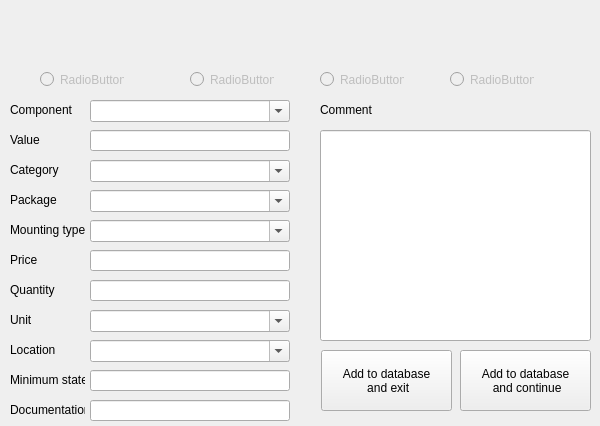
<?xml version="1.0" encoding="UTF-8"?>
<ui version="4.0">
 <class>comonentForm</class>
 <widget class="QWidget" name="comonentForm">
  <property name="geometry">
   <rect>
    <x>0</x>
    <y>0</y>
    <width>600</width>
    <height>426</height>
   </rect>
  </property>
  <property name="windowTitle">
   <string>Add Component</string>
  </property>
  <property name="windowIcon">
   <iconset>
    <normaloff>../../../path1.png</normaloff>../../../path1.png</iconset>
  </property>
  <widget class="QLineEdit" name="valueInput">
   <property name="geometry">
    <rect>
     <x>90</x>
     <y>130</y>
     <width>200</width>
     <height>21</height>
    </rect>
   </property>
  </widget>
  <widget class="QLineEdit" name="priceInput">
   <property name="geometry">
    <rect>
     <x>90</x>
     <y>250</y>
     <width>200</width>
     <height>21</height>
    </rect>
   </property>
  </widget>
  <widget class="QLineEdit" name="quantityInput">
   <property name="geometry">
    <rect>
     <x>90</x>
     <y>280</y>
     <width>200</width>
     <height>21</height>
    </rect>
   </property>
  </widget>
  <widget class="QLineEdit" name="minStateInput">
   <property name="geometry">
    <rect>
     <x>90</x>
     <y>370</y>
     <width>200</width>
     <height>21</height>
    </rect>
   </property>
  </widget>
  <widget class="QLineEdit" name="docsInput">
   <property name="geometry">
    <rect>
     <x>90</x>
     <y>400</y>
     <width>200</width>
     <height>21</height>
    </rect>
   </property>
  </widget>
  <widget class="QLineEdit" name="commentInput">
   <property name="geometry">
    <rect>
     <x>320</x>
     <y>130</y>
     <width>271</width>
     <height>211</height>
    </rect>
   </property>
  </widget>
  <widget class="QLabel" name="componentLabel">
   <property name="geometry">
    <rect>
     <x>10</x>
     <y>100</y>
     <width>75</width>
     <height>20</height>
    </rect>
   </property>
   <property name="text">
    <string>Component</string>
   </property>
  </widget>
  <widget class="QLabel" name="valueLabel">
   <property name="geometry">
    <rect>
     <x>10</x>
     <y>130</y>
     <width>75</width>
     <height>20</height>
    </rect>
   </property>
   <property name="text">
    <string>Value</string>
   </property>
  </widget>
  <widget class="QLabel" name="packageLabel">
   <property name="geometry">
    <rect>
     <x>10</x>
     <y>190</y>
     <width>75</width>
     <height>20</height>
    </rect>
   </property>
   <property name="text">
    <string>Package</string>
   </property>
  </widget>
  <widget class="QLabel" name="mountTypeLabel">
   <property name="geometry">
    <rect>
     <x>10</x>
     <y>220</y>
     <width>75</width>
     <height>20</height>
    </rect>
   </property>
   <property name="text">
    <string>Mounting type</string>
   </property>
  </widget>
  <widget class="QLabel" name="priceLabel">
   <property name="geometry">
    <rect>
     <x>10</x>
     <y>250</y>
     <width>75</width>
     <height>20</height>
    </rect>
   </property>
   <property name="text">
    <string>Price</string>
   </property>
  </widget>
  <widget class="QLabel" name="quantityLabel">
   <property name="geometry">
    <rect>
     <x>10</x>
     <y>280</y>
     <width>75</width>
     <height>20</height>
    </rect>
   </property>
   <property name="text">
    <string>Quantity</string>
   </property>
  </widget>
  <widget class="QLabel" name="unitLabel">
   <property name="geometry">
    <rect>
     <x>10</x>
     <y>310</y>
     <width>75</width>
     <height>20</height>
    </rect>
   </property>
   <property name="text">
    <string>Unit</string>
   </property>
  </widget>
  <widget class="QLabel" name="minStateLabel">
   <property name="geometry">
    <rect>
     <x>10</x>
     <y>370</y>
     <width>75</width>
     <height>20</height>
    </rect>
   </property>
   <property name="text">
    <string>Minimum state</string>
   </property>
  </widget>
  <widget class="QLabel" name="docsLabel">
   <property name="geometry">
    <rect>
     <x>10</x>
     <y>400</y>
     <width>75</width>
     <height>20</height>
    </rect>
   </property>
   <property name="text">
    <string>Documentation</string>
   </property>
  </widget>
  <widget class="QLabel" name="categoryLabel">
   <property name="geometry">
    <rect>
     <x>10</x>
     <y>160</y>
     <width>75</width>
     <height>20</height>
    </rect>
   </property>
   <property name="text">
    <string>Category</string>
   </property>
  </widget>
  <widget class="QLabel" name="commentLabel">
   <property name="geometry">
    <rect>
     <x>320</x>
     <y>100</y>
     <width>61</width>
     <height>20</height>
    </rect>
   </property>
   <property name="text">
    <string>Comment</string>
   </property>
  </widget>
  <widget class="QPushButton" name="addAndContinueButton">
   <property name="geometry">
    <rect>
     <x>460</x>
     <y>350</y>
     <width>131</width>
     <height>61</height>
    </rect>
   </property>
   <property name="text">
    <string>Add to database 
 and continue</string>
   </property>
  </widget>
  <widget class="QPushButton" name="addAndExitButton">
   <property name="geometry">
    <rect>
     <x>321</x>
     <y>350</y>
     <width>131</width>
     <height>61</height>
    </rect>
   </property>
   <property name="inputMethodHints">
    <set>Qt::ImhMultiLine</set>
   </property>
   <property name="text">
    <string>Add to database
 and exit</string>
   </property>
  </widget>
  <widget class="QRadioButton" name="noneApi">
   <property name="enabled">
    <bool>false</bool>
   </property>
   <property name="geometry">
    <rect>
     <x>40</x>
     <y>70</y>
     <width>84</width>
     <height>19</height>
    </rect>
   </property>
   <property name="text">
    <string>RadioButton</string>
   </property>
  </widget>
  <widget class="QRadioButton" name="tmeApi">
   <property name="enabled">
    <bool>false</bool>
   </property>
   <property name="geometry">
    <rect>
     <x>190</x>
     <y>70</y>
     <width>84</width>
     <height>19</height>
    </rect>
   </property>
   <property name="text">
    <string>RadioButton</string>
   </property>
  </widget>
  <widget class="QRadioButton" name="mouserApi">
   <property name="enabled">
    <bool>false</bool>
   </property>
   <property name="geometry">
    <rect>
     <x>320</x>
     <y>70</y>
     <width>84</width>
     <height>19</height>
    </rect>
   </property>
   <property name="text">
    <string>RadioButton</string>
   </property>
  </widget>
  <widget class="QRadioButton" name="digiKeyApi">
   <property name="enabled">
    <bool>false</bool>
   </property>
   <property name="geometry">
    <rect>
     <x>450</x>
     <y>70</y>
     <width>84</width>
     <height>19</height>
    </rect>
   </property>
   <property name="text">
    <string>RadioButton</string>
   </property>
  </widget>
  <widget class="QComboBox" name="componentInput">
   <property name="geometry">
    <rect>
     <x>90</x>
     <y>100</y>
     <width>200</width>
     <height>22</height>
    </rect>
   </property>
   <property name="editable">
    <bool>true</bool>
   </property>
  </widget>
  <widget class="QLabel" name="locationLabel">
   <property name="geometry">
    <rect>
     <x>10</x>
     <y>340</y>
     <width>75</width>
     <height>20</height>
    </rect>
   </property>
   <property name="text">
    <string>Location</string>
   </property>
  </widget>
  <widget class="QComboBox" name="categoryInput">
   <property name="geometry">
    <rect>
     <x>90</x>
     <y>160</y>
     <width>200</width>
     <height>22</height>
    </rect>
   </property>
   <property name="editable">
    <bool>true</bool>
   </property>
  </widget>
  <widget class="QComboBox" name="packageInput">
   <property name="geometry">
    <rect>
     <x>90</x>
     <y>190</y>
     <width>200</width>
     <height>22</height>
    </rect>
   </property>
   <property name="editable">
    <bool>true</bool>
   </property>
  </widget>
  <widget class="QComboBox" name="mountTypeInput">
   <property name="geometry">
    <rect>
     <x>90</x>
     <y>220</y>
     <width>200</width>
     <height>22</height>
    </rect>
   </property>
   <property name="editable">
    <bool>true</bool>
   </property>
  </widget>
  <widget class="QComboBox" name="unitInput">
   <property name="geometry">
    <rect>
     <x>90</x>
     <y>310</y>
     <width>200</width>
     <height>22</height>
    </rect>
   </property>
   <property name="editable">
    <bool>true</bool>
   </property>
  </widget>
  <widget class="QComboBox" name="locationInput">
   <property name="geometry">
    <rect>
     <x>90</x>
     <y>340</y>
     <width>200</width>
     <height>22</height>
    </rect>
   </property>
   <property name="editable">
    <bool>true</bool>
   </property>
  </widget>
 </widget>
 <tabstops>
  <tabstop>componentInput</tabstop>
  <tabstop>valueInput</tabstop>
  <tabstop>categoryInput</tabstop>
  <tabstop>packageInput</tabstop>
  <tabstop>mountTypeInput</tabstop>
  <tabstop>priceInput</tabstop>
  <tabstop>quantityInput</tabstop>
  <tabstop>unitInput</tabstop>
  <tabstop>locationInput</tabstop>
  <tabstop>minStateInput</tabstop>
  <tabstop>docsInput</tabstop>
  <tabstop>commentInput</tabstop>
  <tabstop>addAndExitButton</tabstop>
  <tabstop>addAndContinueButton</tabstop>
  <tabstop>noneApi</tabstop>
  <tabstop>tmeApi</tabstop>
  <tabstop>mouserApi</tabstop>
  <tabstop>digiKeyApi</tabstop>
 </tabstops>
 <resources/>
 <connections/>
</ui>
